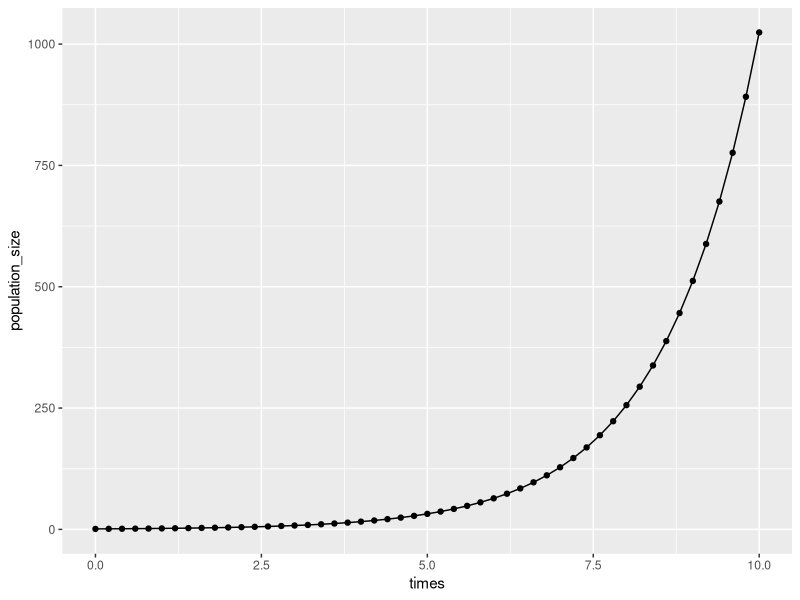
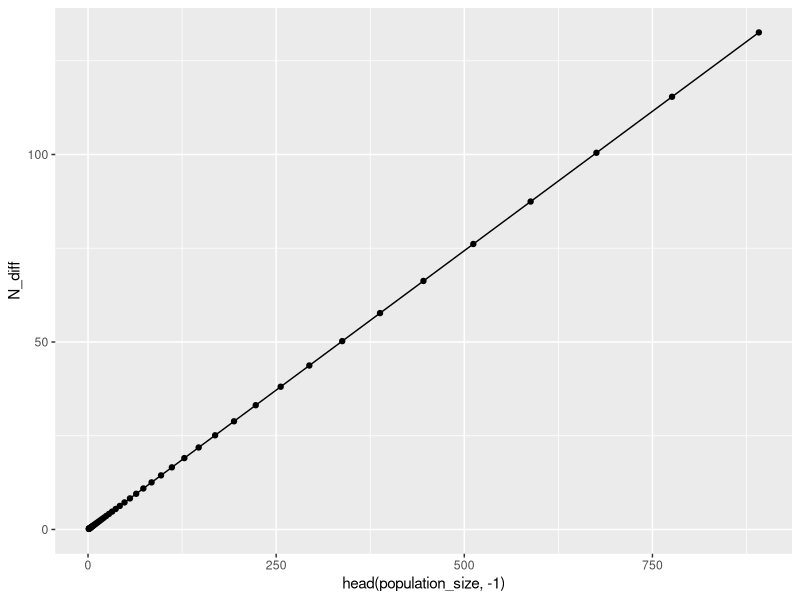
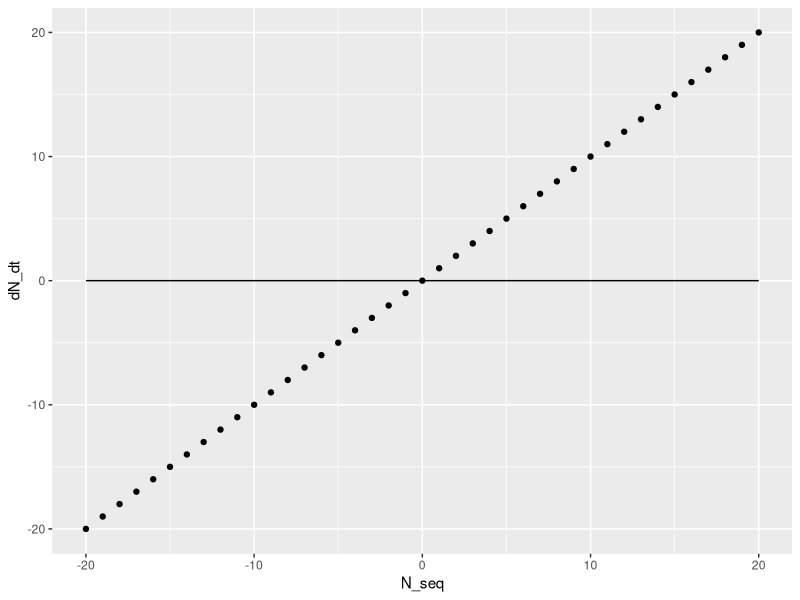
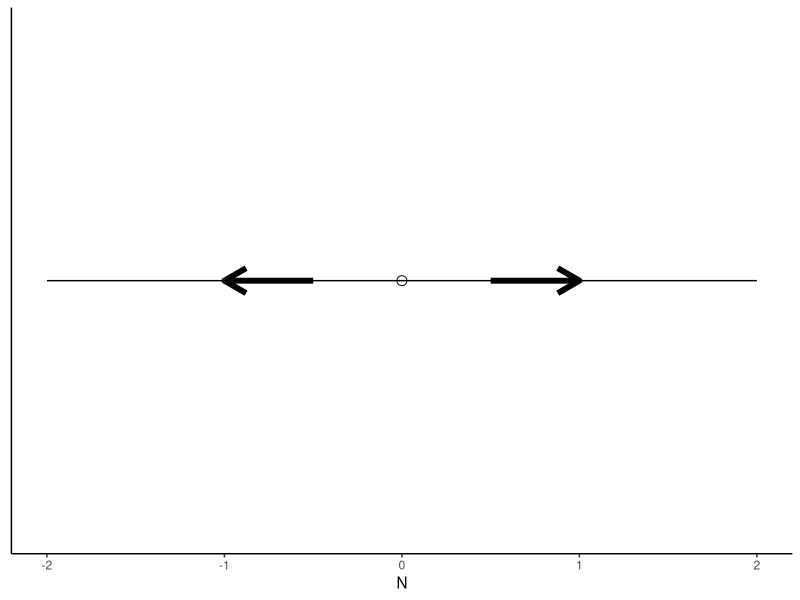
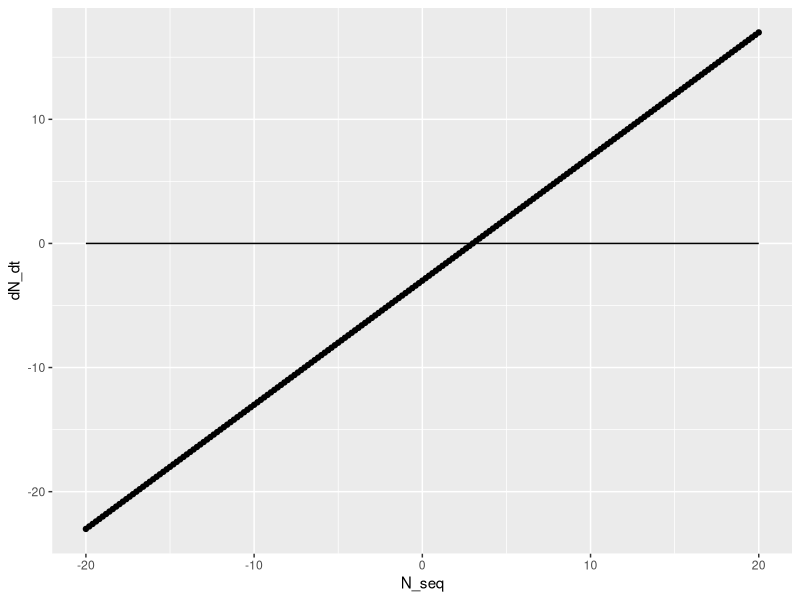
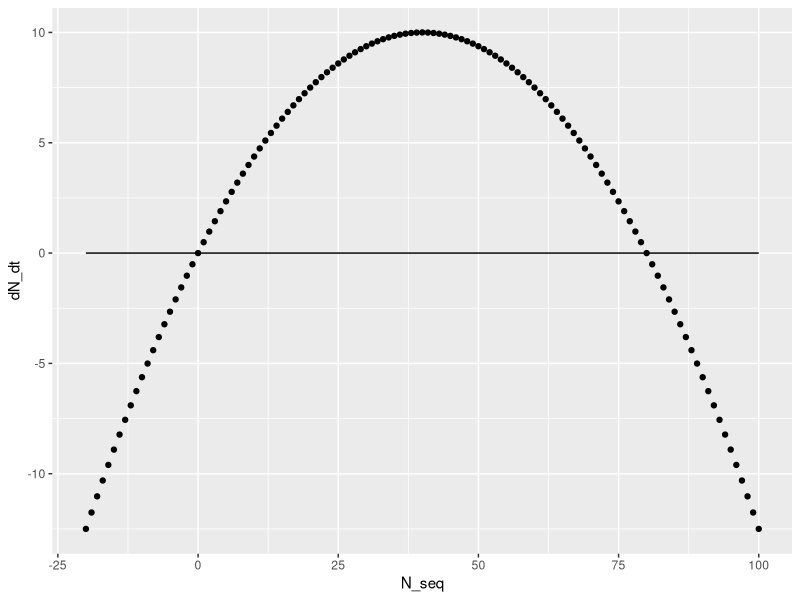
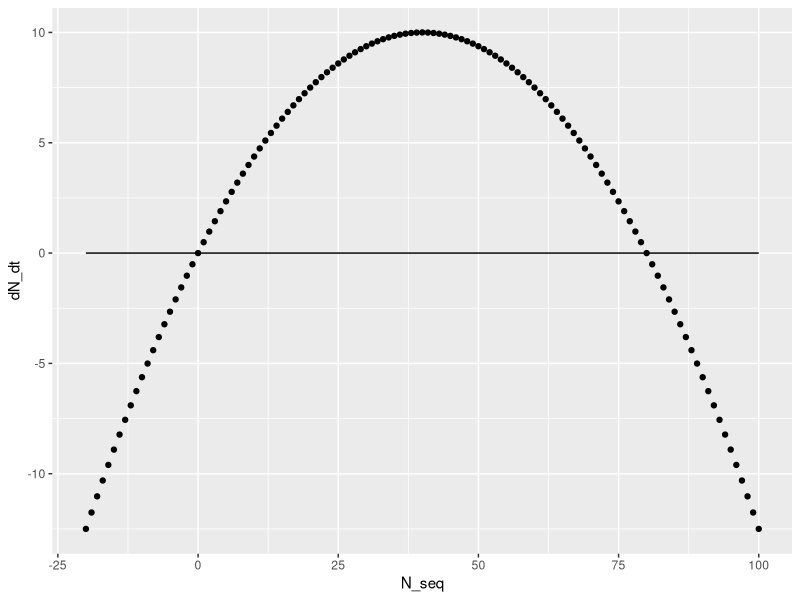
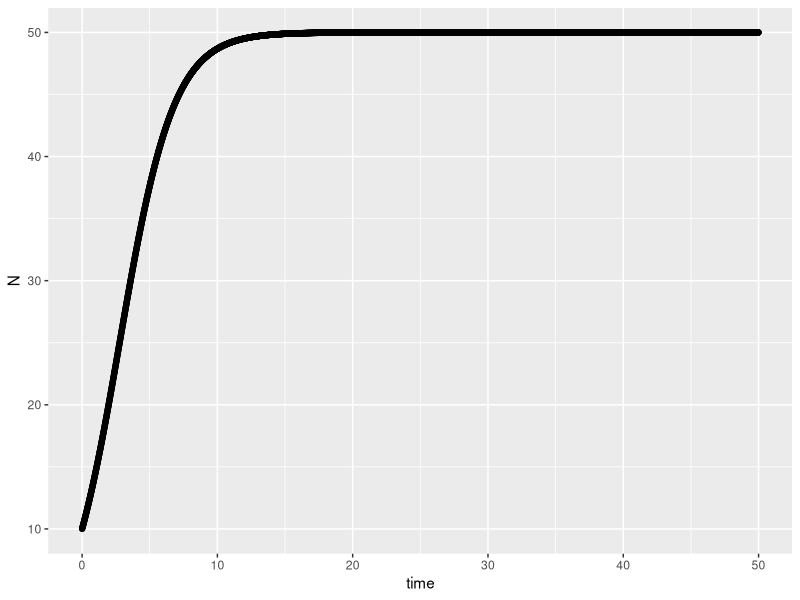

Write R code to recreate these figures, in order.
## ---- chunk 1
eq_dn_dt <- "$\\frac{dN}{dt}$"
## ---- chunk 2
library(ggplot2) # ggplot2 includes the qplot function
# qplot produces plots that are similar to ggplot, but you don't need a dataframe to use it.
# We could use ggplot instead by first making a dataframe out of our data:
# data <- data.frame(times, population_size)

times <- seq(0, 10, by = 0.2) # make a sequence of time points
population_size <- 2 ^ times # make a sequence for the population size: it doubles at every time point
qplot(times, population_size) +
  geom_line()
## ---- chunk 3
# last N-1 points minus first N-1 points
N_diff <- tail(population_size, -1) - head(population_size, -1) 

qplot(head(population_size, -1), N_diff) +
  geom_line()
## ---- chunk 4
N_seq <-
seq(-20, 20) # make a sequence of N values to plot dN/dt against
dN_dt <- N_seq  # assume r = 1

qplot(N_seq, dN_dt) +
  geom_line(aes(x = N_seq, y = 0)) # a line at zero for visual aid
## ---- chunk 5
line <- seq(-2,2)

N <- c(0)
y <- c(0)
ggplot() +
  geom_point(aes(N, y ), pch = 1, size = 3) +
  geom_line(aes(x = line, y = 0)) +
  geom_segment(mapping = aes(x=0.5,y=0, xend = 1, yend = 0), arrow=arrow(), size=2) +
  geom_segment(mapping = aes(x=-0.5,y=0, xend = -1, yend = 0), arrow=arrow(), size=2) +
  theme_classic() +
  theme(axis.title.y=element_blank(),
        axis.text.y=element_blank(),
        axis.ticks.y=element_blank()) 
## ---- chunk 6
a <- 3 # choose some value for a

N_seq <- seq(-20, 20, by = 0.2)
dN_dt <- N_seq - a

qplot(N_seq, dN_dt) +
  geom_line(aes(x = N_seq, y = 0)) # a line at zero for visual aid
## ---- chunk 7
N_seq <-
  seq(-20, 100) # make a sequence of N values to plot dN/dt against
  
logistic_eqn <-  function(N, r, K) {
  # calculate dN/dt for the logistic equation
  return(r * N * (1 - N / K))
  }
  
dN_dt <- logistic_eqn(N_seq, r = 0.5, K = 80)  # notice the vectorized implementation
  
qplot(N_seq, dN_dt) +
  geom_line(aes(x = N_seq, y = 0)) # a line at zero for visual aid
## ---- chunk 8
r <- 1
N <- 0.1

print(r*N)
## ---- chunk 9
N_seq <-
  seq(-20, 100) # make a sequence of N values to plot dN/dt against
  
dN_dt <- logistic_eqn(N_seq, r = 0.5, K = 80)  # use the logistic equation function we defined before
  
qplot(N_seq, dN_dt) +
  geom_line(aes(x = N_seq, y = 0)) # a line at zero for visual aid
## ---- chunk 10
library(deSolve)
## ---- chunk 11
# Example: deSolve with logistic eqn

# now we need to define our function a bit differently to be in the format that `ode` uses
logistic_fn <- function(t, state, parameters) {
  # Calculates dN/dt for the logistic equation
  
  # t: time point at which to evaluate derivative (doesn't actually change anything in this example)
  # state: vector of variables (here it's just N)
  # parameters: vector of model parameters c(r, K)
  
  N <- state 
  
  r <- parameters[1] # the first element of the parameters vector is r
  K <- parameters[2] # the second element of the parameters vector is K

  #rate of change
  dN <- r * N * (1 - N / K)
    
  #return rate of change
  return(list(c(dN)))
}

parameters <- c(r = 0.5, K = 50)
state <- c(N = 10)
times <- seq(0, 50, by = 0.01) # the timestep dt is chosen by setting the increment with 'by'

#?ode # look at the documentation to learn about the parameters
result <- ode(y = state, times = times, func = logistic_fn, parms = parameters)
## ---- chunk 12
head(result, 5) # result has a list of times and values of N at those times
class(result) # result is a 'matrix': an array of numbers
## ---- chunk 13

result <- data.frame(result) # convert it to a dataframe so we can use ggplot

ggplot(result) +
  geom_point(aes(x = time, y = N))
## ---- chunk 14
# For each number in v, print the number.
v <- c(2, 4, 6)
for (num in v) {
    print(num)
}
## ---- chunk 15
# Numerically solve the logistic equation using Euler's method

# We have a function `logistic_eqn` that we defined before, so we can use that one.
# We don't need to re-write it here if the previous chunk has been executed, but we can.

logistic_eqn <-  function(N, r, K) {
  # calculate dN/dt for the logistic equation
  
  # r: growth rate (divisions per hour) 
  # K: carrying capacity
  # N: population size
  return(r * N * (1 - N / K))
}

# parameters
K <- 150
r <- 1  

dt <- 0.05 # timestep - the smaller, the better
tmax <- 8 # the total time we want to numerically solve for
points <- tmax/dt # the number of data points in the simulation - add 1 so that we can start at t=0

# vectors to store values of N and t at each timestep:
N_vector <- numeric(points) # population size
t_vector <- seq(0, tmax - dt, by = dt) # time vector

# initial condition
N0 <- 10
N_vector[1] <- N0

N <- N0 # initialize variable N

for (i in 2:points) {
  # start at 2 because the initial state is at position 1
  dN <- logistic_eqn(N = N, r = r, K = K) * dt
  N <- N + dN # the variable N is changing at each step of the loop
  N_vector[i] <- N
}

qplot(t_vector, N_vector,
      ylab = "Population size N",
      xlab = "Time t") 
## ---- chunk 16
# what happens if we make dt too large when simulating? 
# in this example, the starting population N0 is much larger than the carrying capacity.
# This means dN/dt will be a large negative number: N will decrease quickly from such a large size.

r <- 0.5
K <- 50
dt <- 1
N0 <- 400

dN <- logistic_eqn(N0, r, K) * dt # this is the change in N that we wil add to N0 to calculate N1

N1 <- N0 + dN

print(N1) # this is no good: N has shot from +400 to -1000 in a single step! 

dN <- logistic_eqn(N1, r, K) * dt # calculate what the next change in N would be

N2 <- N1 + dN

print(N2) # N is getting more and more negative!
 
